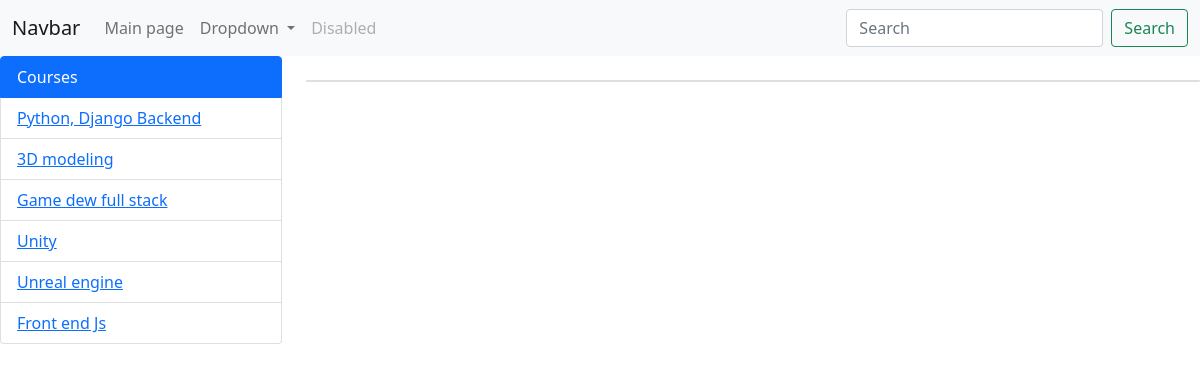
/filtering/3, run on the app's committed database.
### configapp/models.py (models this page shows, shortened)
class Fan(models.Model):
    title = models.CharField(max_length=255)

### configapp/views.py (the view)
# urls.py: path('filtering/<int:fan_id>', filtering, name='filtering'),
def filtering(request,fan_id):
    students = Student.objects.filter(fan_id=fan_id)
    fans = Fan.objects.all()
    context = {
        "students":students,
        "fans":fans,
    }
    return render(request, 'Filter_student.html', context=context)

### configapp/templates/Filter_student.html (shortened to what this page needs)
<!DOCTYPE html>
<html lang="en">
<head>
    <link href="https://cdn.jsdelivr.net/npm/bootstrap@5.0.2/dist/css/bootstrap.min.css" rel="stylesheet"
>
</head>
<body>
<nav class="navbar navbar-expand-lg navbar-light bg-light">
  <div class="container-fluid">
    <a class="navbar-brand" href="#">Navbar</a>
    <div class="collapse navbar-collapse" id="navbarSupportedContent">
      <ul class="navbar-nav me-auto mb-2 mb-lg-0">
        <li class="nav-item">
          <a class="nav-link" href="{% url 'home' %}">Main page</a>
        </li>
        <li class="nav-item dropdown">
          <a class="nav-link dropdown-toggle" href="#" id="navbarDropdown" role="button" data-bs-toggle="dropdown"
             aria-expanded="false">
            Dropdown
          </a>
        </li>
        <li class="nav-item">
          <a class="nav-link disabled" href="#" tabindex="-1" aria-disabled="true">Disabled</a>
        </li>
      </ul>
      <form class="d-flex">
        <input class="form-control me-2" type="search" placeholder="Search" aria-label="Search">
        <button class="btn btn-outline-success" type="submit">Search</button>
      </form>
    </div>
  </div>
</nav>
<div class="row">
  <div class="col-3">
    <ul class="list-group">
      <li class="list-group-item active" aria-current="true">Courses</li>
      {% for item in fans %}
          <li class="list-group-item">
              <a href="{% url 'filtering' item.id %}">{{ item.title }}</a>
          </li>
      {% endfor %}
    </ul>
  </div>
  <div class="col-9">
    <div class="card text-center mt-4">
    </div>
  </div>
</div>
</body>
</html>

### data on the page
Fan: title "Python, Django Backend"
Fan: title "3D modeling"
Fan: title "Game dew full stack"
Fan: title "Unity"
Fan: title "Unreal engine"
Fan: title "Front end Js"
